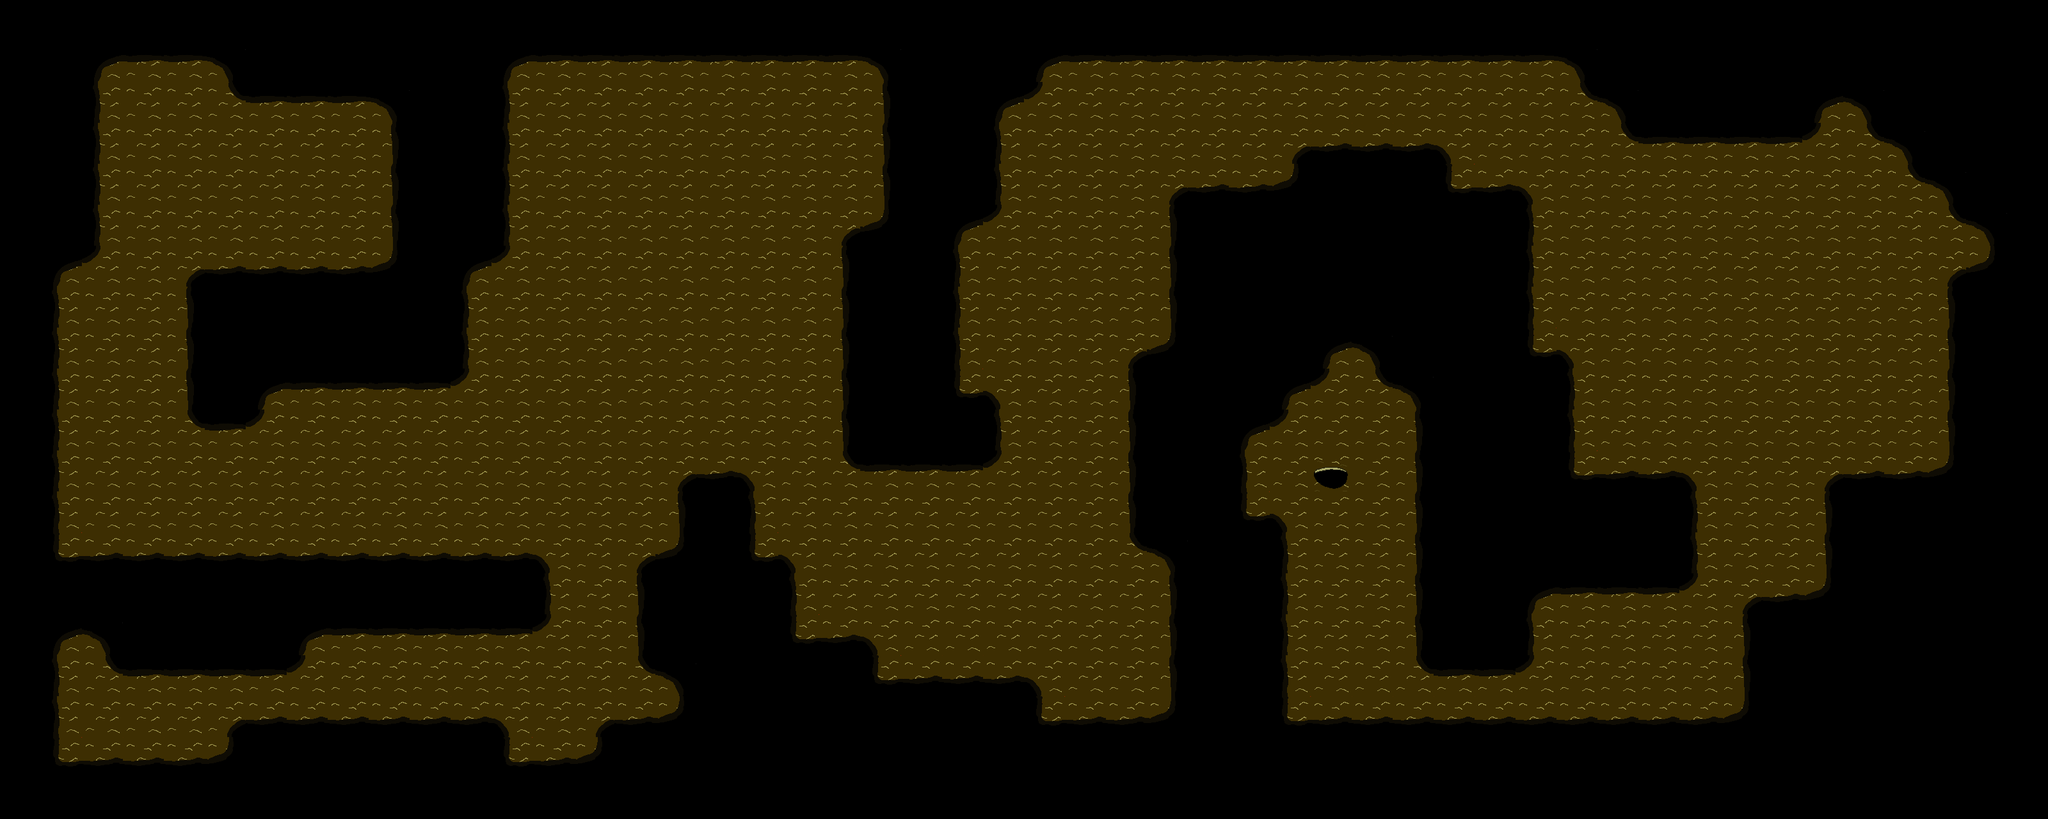

A level layout from a 2D game, rendered from its tile map. Below: a short description, then the map file with tile-grid data replaced by summaries:
An orthogonal 50x20 tile map with 64x64 px tiles, 3 tile layers (Ground, Detail, Overlay), 3 hidden layers not drawn, 2 tilesets and 9 objects (5x Bandit, 2x Chest, Portal, PlayerStart).

<map version="1.0" orientation="orthogonal" width="50" height="20" tilewidth="64" tileheight="64">
 <properties>
  <property name="Music" value="" />
 </properties>
 <tileset firstgid="1" name="Items" tilewidth="64" tileheight="64">
  <image source="Tilesheets/Items.png" width="128" height="260" />
 </tileset>
 <tileset firstgid="9" name="TileSheetRevised" tilewidth="64" tileheight="64">
  <image source="Tilesheets/TileSheetRevised.png" width="640" height="640" />
 </tileset>
 <layer name="Ground" width="50" height="20">
  <data>[1000 cells, 1000 non-empty, 1 distinct tile ids]</data>
 </layer>
 <layer name="Detail" width="50" height="20">
  <data>[1000 cells, 399 non-empty, 2 distinct tile ids]</data>
 </layer>
 <layer name="Overlay" width="50" height="20">
  <data>[1000 cells, 690 non-empty, 13 distinct tile ids]</data>
 </layer>
 <objectgroup name="Objects" width="50" height="20">
  <object name="VolcanoPortal" type="Portal" x="2051" y="716" width="68" height="64">
   <properties>
    <property name="DestinationMap" value="Maps\FirstVolcano" />
    <property name="DestinationTileLocation" value="43,41" />
   </properties>
  </object>
  <object name="Bandit2" type="Bandit" x="1046" y="316" width="68" height="64">
   <properties>
    <property name="Type" value="" />
   </properties>
  </object>
  <object name="Bandit3" type="Bandit" x="1560" y="868" width="68" height="64">
   <properties>
    <property name="Type" value="" />
   </properties>
  </object>
  <object name="Bandit4" type="Bandit" x="1826" y="169" width="68" height="64">
   <properties>
    <property name="Type" value="" />
   </properties>
  </object>
  <object name="Bandit5" type="Bandit" x="2684" y="438" width="68" height="64">
   <properties>
    <property name="Type" value="" />
   </properties>
  </object>
  <object name="Bandit1" type="Bandit" x="538" y="732" width="68" height="64">
   <properties>
    <property name="Type" value="" />
   </properties>
  </object>
  <object name="Chest1" type="Chest" x="188" y="1090" width="68" height="64">
   <properties>
    <property name="NumberOfItems" value="3" />
   </properties>
  </object>
  <object name="Chest2" type="Chest" x="1224" y="166" width="68" height="64">
   <properties>
    <property name="NumberOfItems" value="3" />
   </properties>
  </object>
  <object name="PlayerStart" type="PlayerStart" x="411" y="254" width="61" height="56" />
 </objectgroup>
 <layer name="Items" width="50" height="20" visible="0">
  <data>[1000 cells, 2 non-empty, 2 distinct tile ids]</data>
 </layer>
 <layer name="Clip" width="50" height="20" visible="0">
  <data>[1000 cells, 398 non-empty, 1 distinct tile ids]</data>
 </layer>
 <layer name="AmmoClip" width="50" height="20" visible="0">
  <data>[1000 cells, 398 non-empty, 1 distinct tile ids]</data>
 </layer>
</map>
